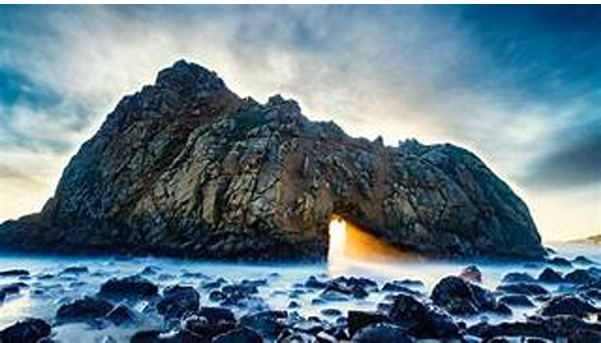
#> input picture inp_img.jpg, 601 x 343 px
$ python image_output.py
#> lines starting #> are read from the running program, lines starting #| are printed output that depends on the picture
import cv2
import matplotlib.pyplot as plt
image1_path=input("enter the original image path : ")
#> the answer given: inp_img.jpg
image2_path=input("enter the stego image path :")
#> the answer given: sample_image.jpg


image1=cv2.imread(image1_path)
#> image1 is the input picture: shape (343, 601, 3); mean B, G, R 134.4, 122.3, 98.8
image2=cv2.imread(image2_path)
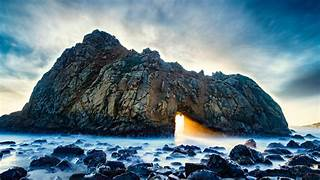
#> input picture sample_image.jpg, 320 x 180 px
#> image2 is the input picture: shape (180, 320, 3); mean B, G, R 133, 120.8, 96.7

plt.figure(figsize=(12,8))


plt.subplot(121)
plt.imshow(cv2.cvtColor(image1, cv2.COLOR_BGR2RGB))
plt.title("Original Image")
plt.axis('off')


plt.subplot(122)
plt.imshow(cv2.cvtColor(image2, cv2.COLOR_BGR2RGB))
plt.title("Stego Image")
plt.axis('off')
plt.show()
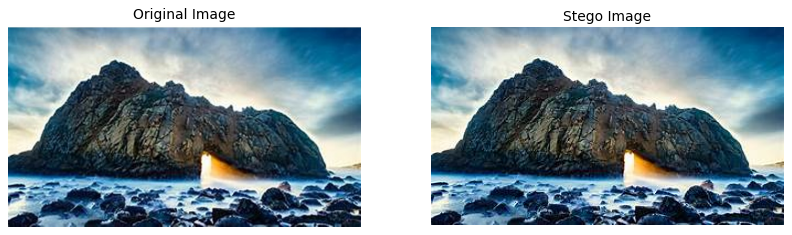
#> figure drawn by matplotlib, 2 panels
